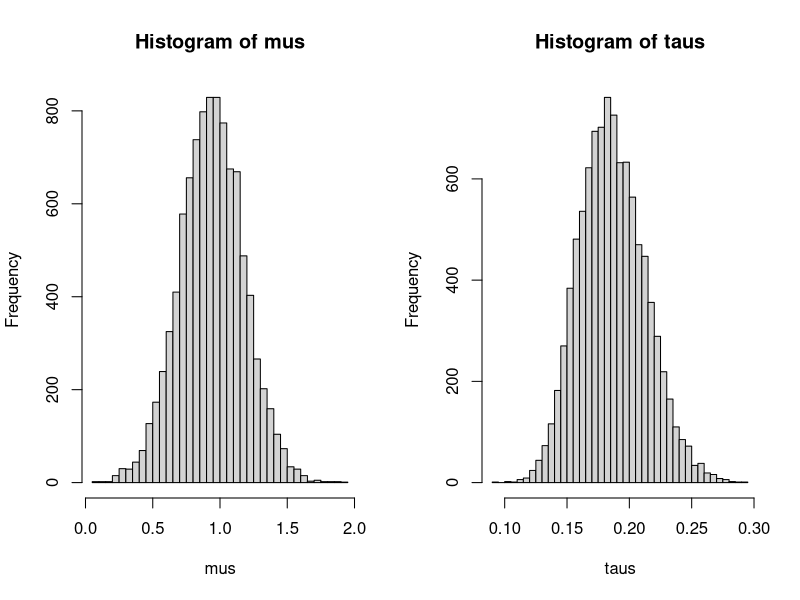

This chart was generated by the following R code:

n <-100
set.seed(2)
y <- 2 * rnorm(100) + 1 
#------------------------------------------
NN <- 10000 
mus <- c()  
taus <- c()
sumdata <- sum(y)
#hyperparameters
mu0 <- 0.5
tau0 <- 1/100 
a <- 1/2 
b <-  2 
# start, initial values
mu <- 0.5
tau <- 0.5 
for (i in 1 : NN){
   newmu <- rnorm(1, (tau * sumdata+tau0*mu0)/(tau0+n*tau),
                  sqrt(1/(tau0+n*tau)) ) 
      
   rat  <- b + 1/2 * sum ( (y - newmu)^2) 
   newtau <- rgamma(1,shape=a + n/2,
                    rate=rat)   
   mus <-  c(mus, newmu)
   taus <- c(taus, newtau)
   mu <- newmu 
   tau<- newtau 
}

burn <- 200 
mus <- mus[burn:NN] 
taus <- taus[burn:NN] 

mean(mus)
mean(taus)

par(mfrow=c(1,2))
hist(mus, 40)
hist(taus, 40)
 
